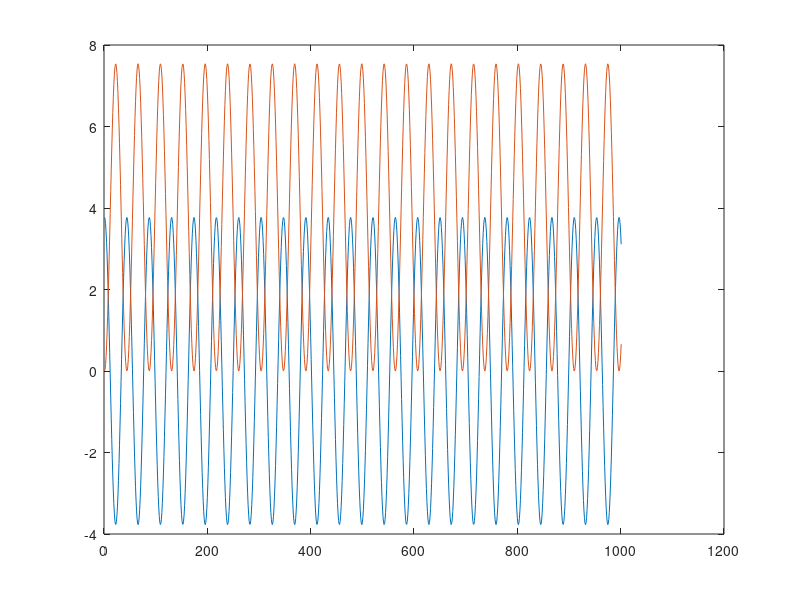
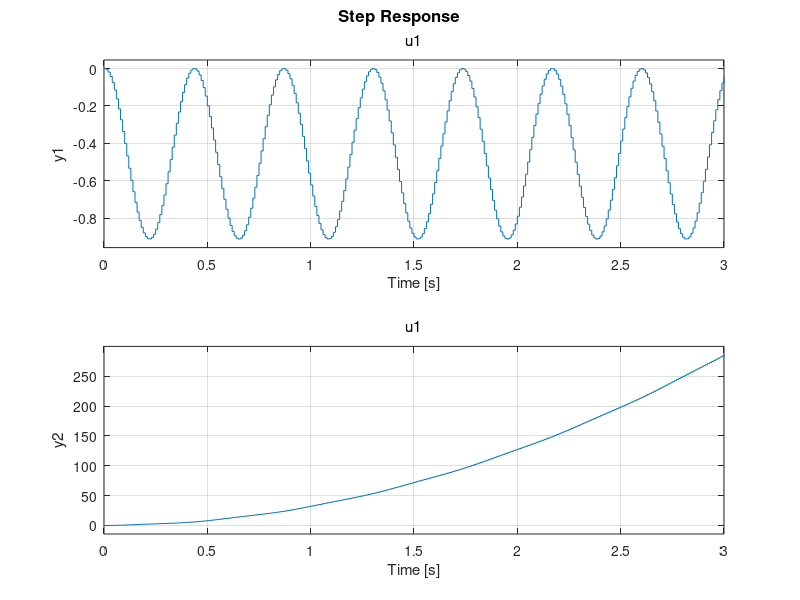

These figures' MATLAB source, in order:
clear all
close all
clc

m_p     = 0.117;
m_d     = 0.019;
m_tot   = m_p + m_d;
l_cg    = 0.0987;
l       = 0.14298;
g       = 9.81;
k       = 0.06;
r       = 0.1;
% J_th    = (1/12) * m_p *l^2;
% J_phi   = (1/2) * m_d * r^2 + m_d * (l^2/4);
J_th    = 6.2533e-4;
J_phi   = 9.4559e-4

A = [0 1 0 0;
    -(m_tot*g*l_cg)/J_th 0 0 0;
    0 0 0 1;
    m_tot*g*l_cg/J_th 0 0 0];

B = [0;
    -k/J_th;
    0;
    k*(1/J_th + 1/J_phi)];

C = [1 0 0 0;
    0 0 1 0 ];

D = [0];

x_e = [pi 0 0 0];

disp('A');
disp(A);
disp('B')
disp(B);
disp('C')
disp(C);

disp('controllability');
disp(rank(ctrb(A, B)));

%% EXPORT A, B, C, D matrices
save reaction_pendulum.mat A B C D x_e

%% Discretize the system
Ts = 0.01;

G = ss(A,B,C,D);

G_dt = c2d(G, Ts, 'zoh');

[Phi, Gamma, C, D] = ssdata(G_dt);

disp('Phi');
disp(Phi);

disp('Gamma');
disp(Gamma);

disp('C');
disp(C);

disp('D');
disp(D);

disp('Controllability')
disp(rank(ctrb(Phi, Gamma)));

%% EXPORT Phi, Gamma, C, D matrices
save pendubot_dt.mat Phi Gamma C D x_e Ts

%% Simulation

x_0 = [1.2*pi 0 0 0];
t = 0:Ts:10;
u = 0*t;
y= lsim(G_dt, u, t, x_0);

figure(1)
plot(y)

figure(2)
step(G_dt)